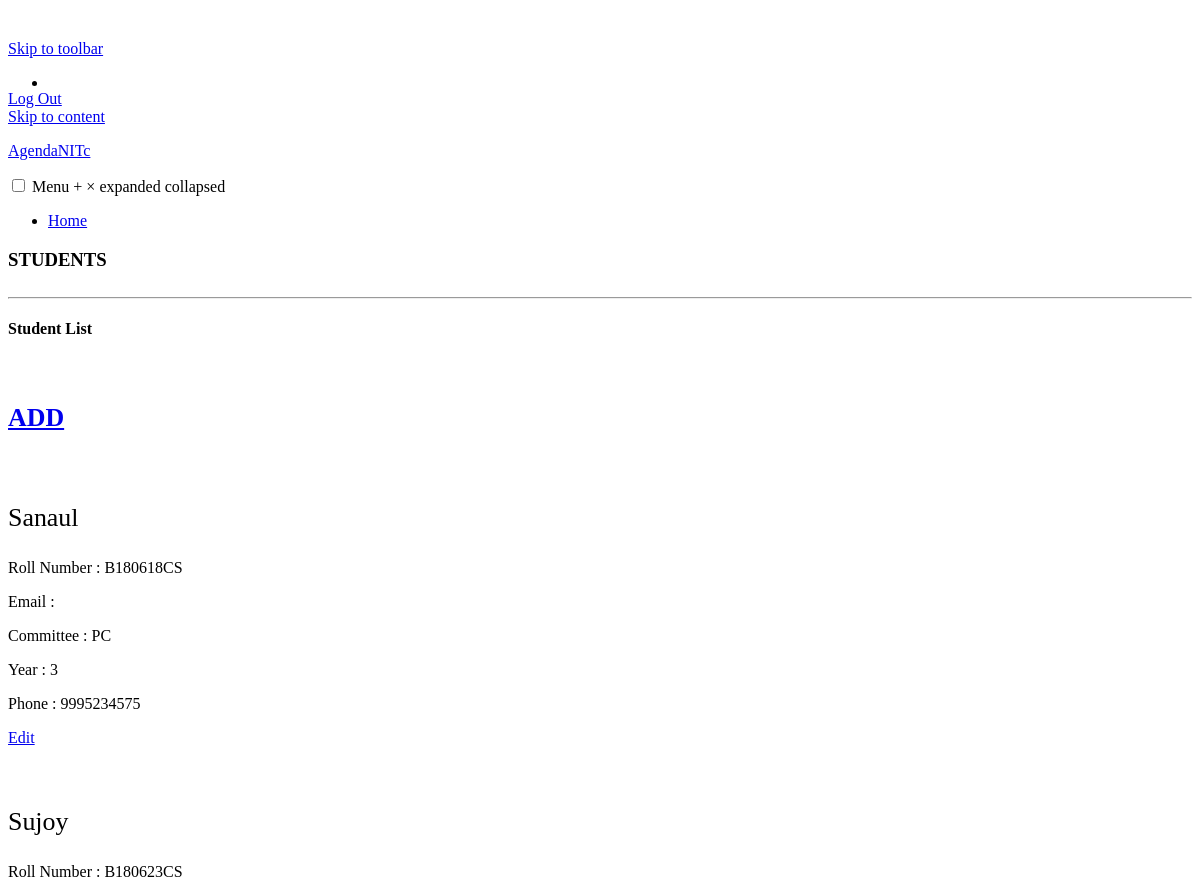
Before: /students (upper part) with the older database file.
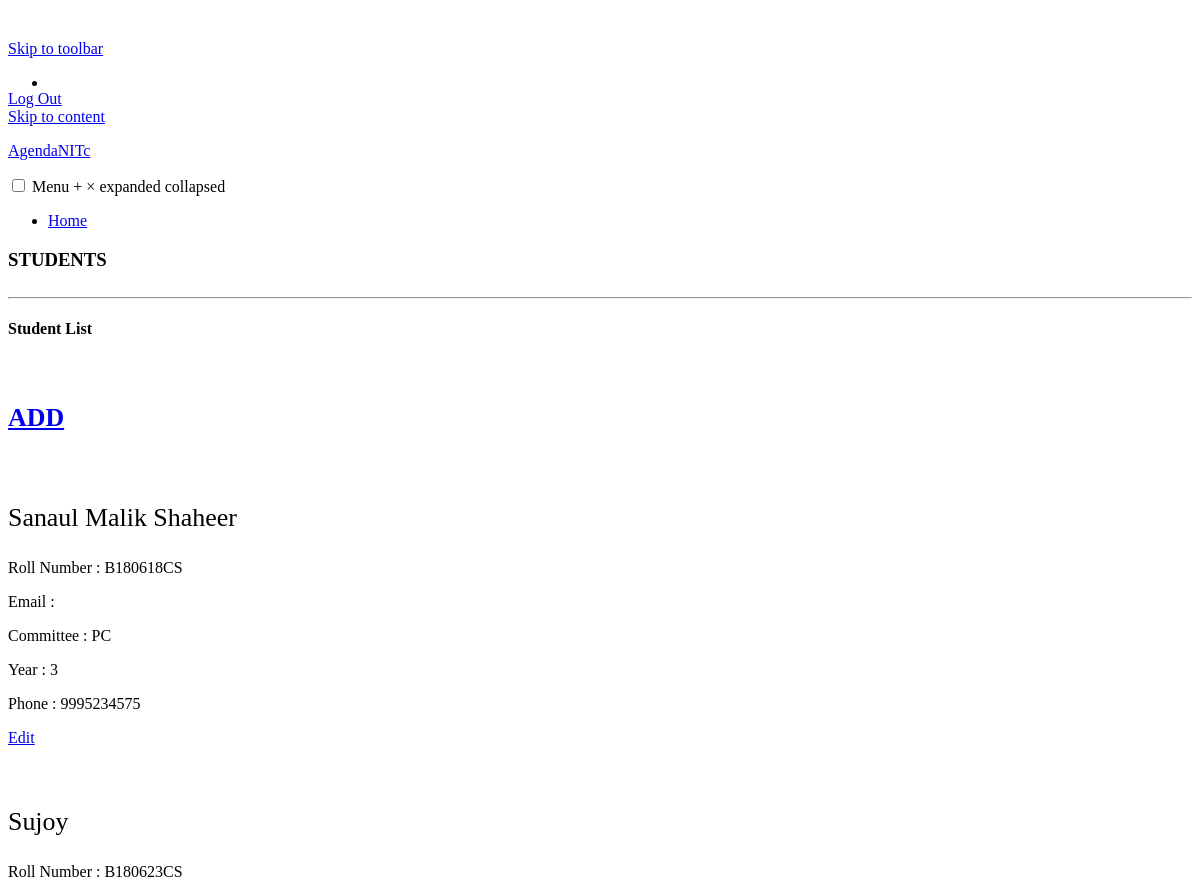
After: the same page with the newer database file.
### tables this page shows
CREATE TABLE Student(Roll_no VARCHAR(10) PRIMARY KEY ,
Name VARCHAR(20), Email VARCHAR(30), Committee VARCHAR(10), 
Year INTEGER, Phone INTEGER);

### app.py (the view)
@app.route("/students")
def allstudents():
    conn = get_db_connection()
    students = conn.execute('SELECT * FROM Student').fetchall()
    conn.close()
    return render_template('students2.html', students = students)

### app.py (called while the page is built)
def get_db_connection():
    conn = sqlite3.connect('MainDatabase.db')
    conn.row_factory = sqlite3.Row #row wise access, treats rows like python dictionaries
    return conn

### templates/students2.html (shortened to what the changed rows need)
<!doctype html>
<html lang="en">
<head>
    <link rel='stylesheet' id='all-css-0-1' href='https://s0.wp.com/_static/??-eJydkttuwyAMhl9ohPUUbRfTnoXTEjecBGZZ3n4O7aIqraJqNwib//sNNnyMTAWPxiN3hUVbOvCZj1EFx7IDa6ZV1KicX/hjLBeZVYKIECj6CtaGcUvfh2+TmCxSWkM0TtYscvDKFk1pSnAtcg9kkBsH/l5yzhzpfJDhZ9ls1bUwzJTBKNTAanQn/9N2hUJpUkcnyfD35tTsuSxgNZc2VFwmkabV9f9tg71xz9hU6uYRYgoFWZdAP32TlUUSCL5bz2GNq3DF9vSEA9eQccmxx+hN54WmATIp0vVTLfEFAu4D1kEvmy23uZWUd1HgrHBGgzCW+udxC7uUljImkzOj1UFxrDa+lvt0H7v29W3Xtsfj6fwLTGQs6g==?cssminify=yes'
        type='text/css' media='all' />
    <link rel='stylesheet' id='all-css-2-1' href='https://s0.wp.com/wp-content/mu-plugins/comment-likes/css/comment-likes.css?m=1407378799h&cssminify=yes' type='text/css' media='all' />
    <link rel='stylesheet' id='print-css-3-1' href='https://s0.wp.com/wp-content/themes/pub/varia/print.css?m=1571655471h&cssminify=yes' type='text/css' media='print' />
    <link rel='stylesheet' id='all-css-4-1' href='https://s0.wp.com/_static/??-eJx9jUsOwjAMRC+EcUFQiQXiLGnqBkMSR4nTitvTig0/deeR35vBKYGVqBQV9UqBCqbaoZWqwpmw6MPT1paywf/kaDIb5GhfKEzJSvgRQoXkq+NYcOLekRakOn/lzgTeTKgUkjc6l/5ffCtwJODFGmWJHwEGbzivqVGWBdMHjtCZDON+jc7UeXHz6XCm3uKapFIgU5KsMEgO33lRL+G8a5tDe2qObXN7Al/RkDw=?cssminify=yes'
        type='text/css' media='all' />
    <link rel='stylesheet' id='all-css-6-1' href='https://s0.wp.com/_static/??/wp-content/themes/pub/coutoire/style.css,/wp-content/mu-plugins/admin-bar/masterbar-overrides/masterbar.css?m=1604690560j&cssminify=yes' type='text/css' media='all' />
    <link rel='stylesheet' id='all-css-8-1' href='https://s0.wp.com/_static/??-eJxti8sKgCAQAH8oW6KHdoi+xcTUWF1pjX4/OnSIOg0DM3BmYSgVmwrEQ2Q8XEgMmbiIFXXYgb3eQ3IPa8Ncwf/FZIJGgeToLZ+peBstg+/AIS0a72COU9OPUg69atV2AWWKN+I=?cssminify=yes' type='text/css' media='all'
    />
</head>
<body class="page-template-default page page-id-170 logged-in admin-bar no-customize-support wp-embed-responsive customizer-styles-applied singular image-filters-enabled hide-homepage-title highlander-enabled highlander-light">
    <div id="page" class="site">
        <div id="content" class="site-content">
            <section id="primary" class="content-area">
                <main id="main" class="site-main">
                    <article id="post-170" class="post-170 page type-page status-publish hentry entry">
                        <header class="entry-header responsive-max-width">
                            <h1 class="entry-title">STUDENTS</h1>
                        </header>
                        <div class="entry-content">
                            <div class="wp-block-group alignfull">
                                    {% for student in students%}
                                    <div class="wp-block-media-text alignwide is-stacked-on-mobile" style="grid-template-columns:15% auto;">
                                        <figure class="wp-block-media-text__media">
                                                sizes="(max-width: 225px) 100vw, 225px" /></figure>
                                        <div class="wp-block-media-text__content">
                                            <p class="has-large-font-size">{{student['Name']}}</p>
                                            <p>Roll Number : {{student['Roll_no']}}</p>
                                            <p>Email : {{students['Email']}}</p>
                                            <p>Committee : {{student['Committee']}}</p>
                                            <p>Year : {{student['Year']}}</p>
                                            <p>Phone : {{student['Phone']}}</p>
                                        <a href="{{ url_for('editstudent', roll_no=student['roll_no']) }}">
                                            <span class="badge badge-warning">Edit</span>
                                        </a>
                                        </div>
                                    </div>
                                    {%endfor%}
                        </div>
                    </article>
                </main>
            </section>
        </div>
    </div>
    <link rel='stylesheet' id='screen-css-0-2' href='https://s0.wp.com/wp-content/blog-plugins/launch-banner/style.css?m=1552400413h&cssminify=yes' type='text/css' media='screen' />
    <link rel='stylesheet' id='all-css-1-2' href='https://s0.wp.com/wp-content/mu-plugins/carousel/jetpack-carousel.css?m=1592560282h&cssminify=yes' type='text/css' media='all' />
</body>
</html>

Changed rows visible on the page:
changed Student "B180618CS": Name "Sanaul" → "Sanaul Malik Shaheer"
